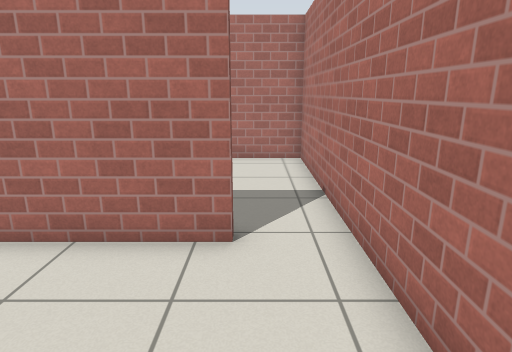
View 1 (above)

15 first-person views from a walk through a Gazebo world. The camera is 1.2 m above the floor, tilts 14° down and sees 75° across. The floor is counted in squares, 0.5 m on a side. Each view is taken from the middle of a square. On the plan, view 1 faces up. The plan holds only what a view shows up to about 19 squares ahead; the rest is blank. Simple patterns stand in for the simulator's built-in surfaces.

View 2
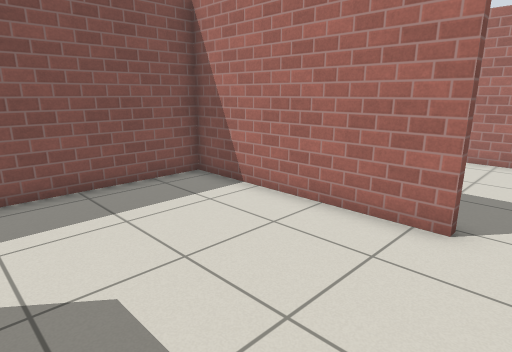

View 3
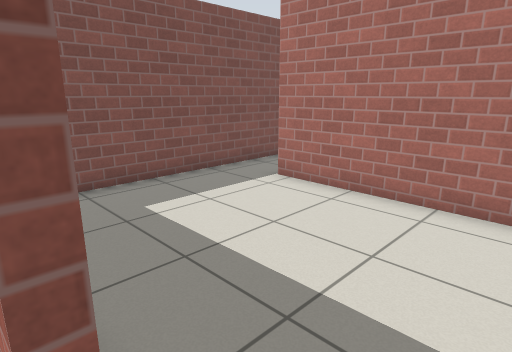

View 4
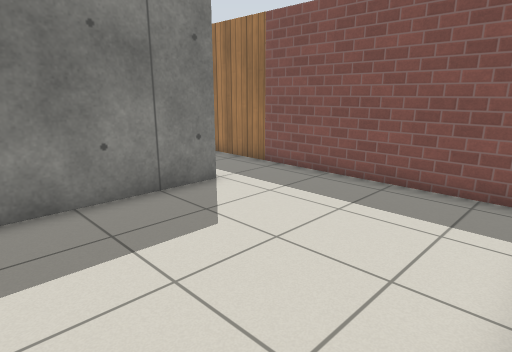

View 5
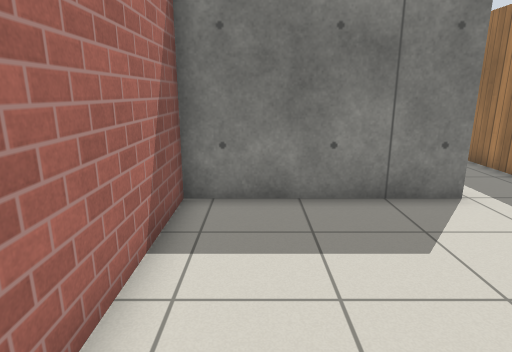

View 6
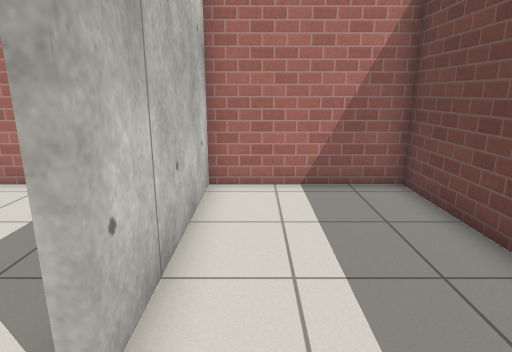

View 7
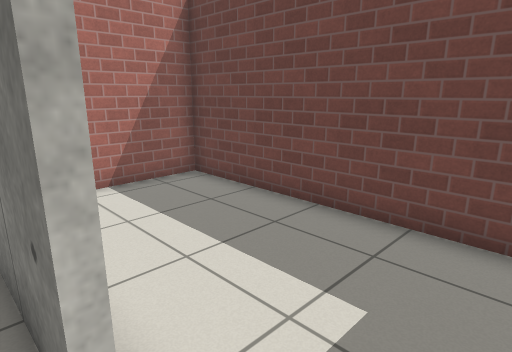

View 8
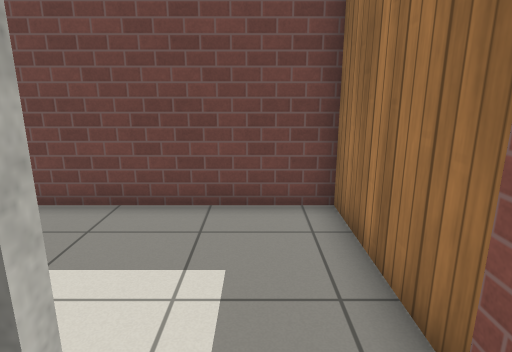

View 9
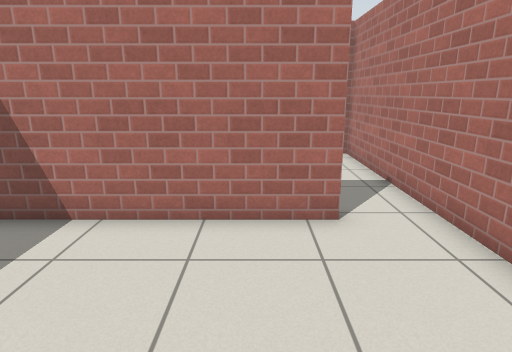

View 10
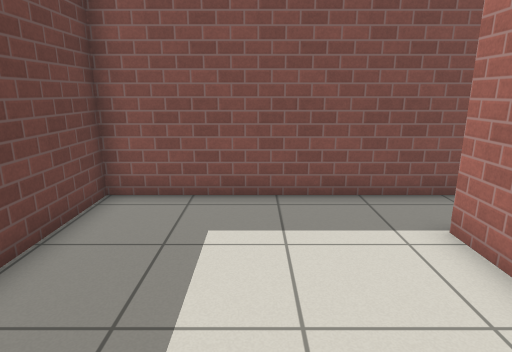

View 11
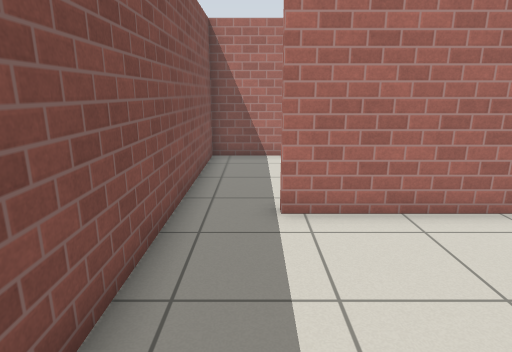

View 12
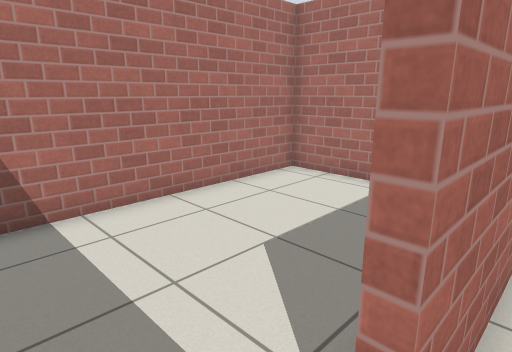

View 13
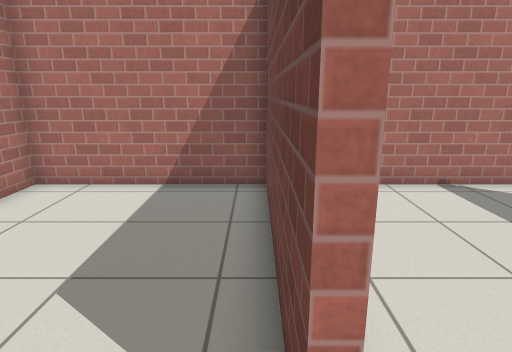

View 14
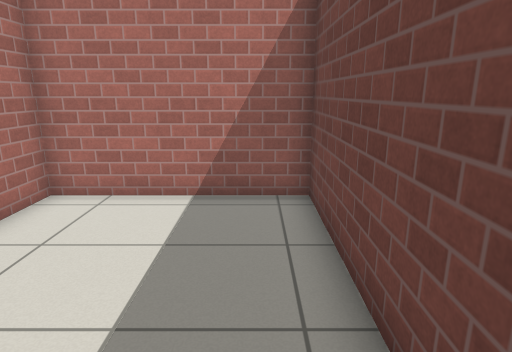

View 15
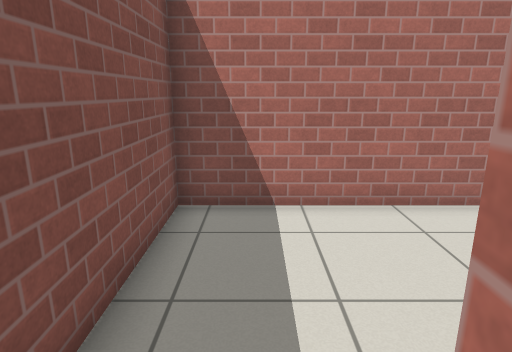

### Floor plan
Points are (right, up) in squares from view 1. A wall is a line through its corners. A room is listed if a view was taken in it or the views show most of it. See-through windows are left out.
Room 1 (views 1, 2, 3, 4, 5, 8, 9)
walls: (-0.4, 5.5) (-0.4, 5.1) (-7.7, 5.1) (-7.7, -1.6); (-4.9, -2.4) (1.7, -2.4) (1.7, 5.5)
ways out: opening at (-6, -2.5) to room 2; opening at (0.5, 5) to room 3
Room 2 (views 6, 7)
walls: (-7.7, -1.6) (-7.7, -8) (1.7, -8) (1.7, -2.7) (-4.9, -2.7)
ways out: opening at (-6, -2.5) to room 1
Room 3 (views 10, 11, 12, 15)
walls: (-7.7, 12.4) (-7.7, 5.4) (-4.2, 5.4); (1.7, 5.5) (1.7, 12.4) (-5.5, 12.4)
ways out: opening at (0.5, 5) to room 1; opening at (-6.5, 13) to room 4
Room 4 (views 13, 14)
walls: (-5.5, 12.7) (1.7, 12.7) (1.7, 18.9) (-7.7, 18.9) (-7.7, 12.4)
ways out: opening at (-6.5, 13) to room 3

Positions as (right, up) in squares from view 1, and headings:
1: (0, 0), facing up
2: (1, -1), facing up-left
3: (1, 5), facing up-left
4: (1, 5), facing down-left
5: (0, 5), facing down
6: (-7, -4), facing right
7: (-7, -2), facing down-right
8: (-6, -1), facing down
9: (-2, -1), facing up
10: (0, 9), facing left
11: (-6, 6), facing up
12: (-7, 12), facing up-right
13: (-7, 13), facing right
14: (-6, 14), facing right
15: (-6, 12), facing up
